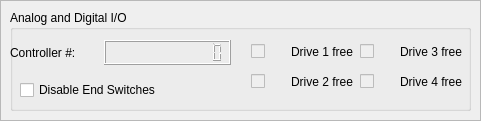
   <widget class="QFrame" name="frame">
    <property name="geometry">
     <rect>
      <x>10</x>
      <y>520</y>
      <width>481</width>
      <height>121</height>
     </rect>
    </property>
    <property name="frameShape">
     <enum>QFrame::StyledPanel</enum>
    </property>
    <property name="frameShadow">
     <enum>QFrame::Raised</enum>
    </property>
    <widget class="QGroupBox" name="groupBox_5">
     <property name="geometry">
      <rect>
       <x>10</x>
       <y>10</y>
       <width>461</width>
       <height>101</height>
      </rect>
     </property>
     <property name="title">
      <string>Analog and Digital I/O</string>
     </property>
     <widget class="QWidget" name="layoutWidget_8">
      <property name="geometry">
       <rect>
        <x>0</x>
        <y>30</y>
        <width>221</width>
        <height>25</height>
       </rect>
      </property>
      <layout class="QHBoxLayout" name="horizontalLayout_9">
       <item>
        <widget class="QLabel" name="label">
         <property name="text">
          <string>Controller #:</string>
         </property>
        </widget>
       </item>
       <item>
        <widget class="QLCDNumber" name="lcdADID">
         <property name="digitCount">
          <number>12</number>
         </property>
        </widget>
       </item>
      </layout>
     </widget>
     <widget class="QCheckBox" name="cbDisableES">
      <property name="geometry">
       <rect>
        <x>10</x>
        <y>70</y>
        <width>211</width>
        <height>20</height>
       </rect>
      </property>
      <property name="text">
       <string>Disable End Switches</string>
      </property>
     </widget>
     <widget class="QWidget" name="">
      <property name="geometry">
       <rect>
        <x>241</x>
        <y>30</y>
        <width>102</width>
        <height>24</height>
       </rect>
      </property>
      <layout class="QHBoxLayout" name="horizontalLayout_6">
       <item>
        <widget class="QCheckBox" name="cbDr1">
         <property name="enabled">
          <bool>false</bool>
         </property>
         <property name="text">
          <string/>
         </property>
        </widget>
       </item>
       <item>
        <widget class="QLabel" name="label_2">
         <property name="text">
          <string>Drive 1 free</string>
         </property>
        </widget>
       </item>
      </layout>
     </widget>
     <widget class="QWidget" name="">
      <property name="geometry">
       <rect>
        <x>241</x>
        <y>60</y>
        <width>102</width>
        <height>24</height>
       </rect>
      </property>
      <layout class="QHBoxLayout" name="horizontalLayout_7">
       <item>
        <widget class="QCheckBox" name="cbDr2">
         <property name="enabled">
          <bool>false</bool>
         </property>
         <property name="text">
          <string/>
         </property>
        </widget>
       </item>
       <item>
        <widget class="QLabel" name="label_3">
         <property name="text">
          <string>Drive 2 free</string>
         </property>
        </widget>
       </item>
      </layout>
     </widget>
     <widget class="QWidget" name="">
      <property name="geometry">
       <rect>
        <x>350</x>
        <y>30</y>
        <width>102</width>
        <height>24</height>
       </rect>
      </property>
      <layout class="QHBoxLayout" name="horizontalLayout_8">
       <item>
        <widget class="QCheckBox" name="cbDr3">
         <property name="enabled">
          <bool>false</bool>
         </property>
         <property name="text">
          <string/>
         </property>
        </widget>
       </item>
       <item>
        <widget class="QLabel" name="label_4">
         <property name="text">
          <string>Drive 3 free</string>
         </property>
        </widget>
       </item>
      </layout>
     </widget>
     <widget class="QWidget" name="">
      <property name="geometry">
       <rect>
        <x>350</x>
        <y>60</y>
        <width>102</width>
        <height>24</height>
       </rect>
      </property>
      <layout class="QHBoxLayout" name="horizontalLayout_10">
       <item>
        <widget class="QCheckBox" name="cbDr4">
         <property name="enabled">
          <bool>false</bool>
         </property>
         <property name="text">
          <string/>
         </property>
        </widget>
       </item>
       <item>
        <widget class="QLabel" name="label_9">
         <property name="text">
          <string>Drive 4 free</string>
         </property>
        </widget>
       </item>
      </layout>
     </widget>
    </widget>
   </widget>
